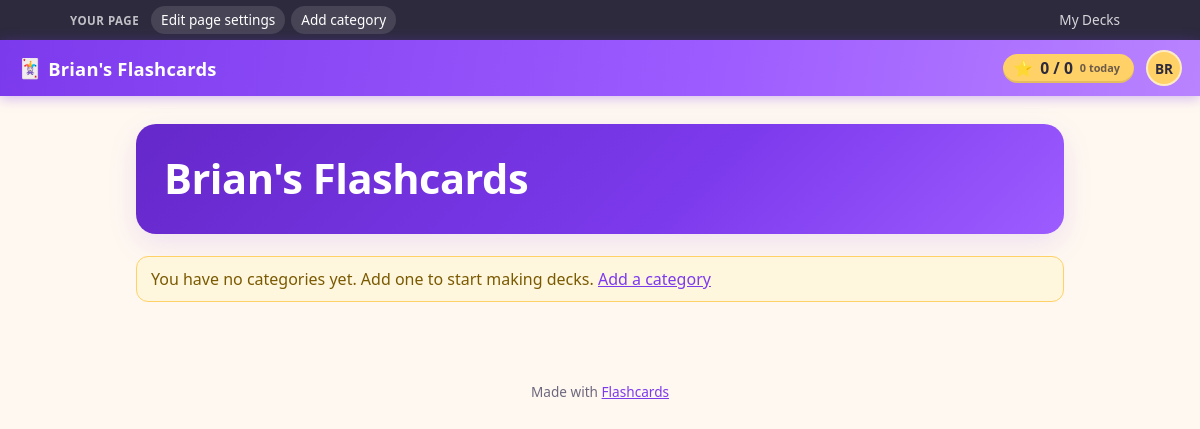
Screenshot of /brian/ (signed in) with the database file from the repository.
### tables this page shows
CREATE TABLE sites (
  id INT AUTO_INCREMENT PRIMARY KEY,
  user_id INT NOT NULL UNIQUE,
  slug VARCHAR(50) NOT NULL UNIQUE,
  domain VARCHAR(255) DEFAULT NULL UNIQUE COMMENT 'Lowercase hostname, no scheme or port; NULL = path-only',
  title VARCHAR(150) NOT NULL,
  tagline VARCHAR(255) NOT NULL DEFAULT '',
  accent_color VARCHAR(20) NOT NULL DEFAULT 'violet' COMMENT 'Palette key, see SiteManagement::ACCENTS',
  is_public TINYINT(1) NOT NULL DEFAULT 1 COMMENT '0 = only the owner/admin can view the page',
  created_at DATETIME NOT NULL DEFAULT CURRENT_TIMESTAMP,
  updated_at DATETIME NOT NULL DEFAULT CURRENT_TIMESTAMP ON UPDATE CURRENT_TIMESTAMP,
  CONSTRAINT fk_sites_user FOREIGN KEY (user_id) REFERENCES users(id) ON DELETE CASCADE
);

CREATE TABLE users (
  id INT AUTO_INCREMENT PRIMARY KEY,
  first_name VARCHAR(100) NOT NULL,
  last_name VARCHAR(100) NOT NULL,
  email VARCHAR(255) DEFAULT NULL UNIQUE,
  password_hash VARCHAR(255) NOT NULL DEFAULT '',
  is_admin TINYINT(1) NOT NULL DEFAULT 0 COMMENT 'App administrator',
  email_verify_token VARCHAR(64) DEFAULT NULL,
  email_verified_at DATETIME DEFAULT NULL,
  password_reset_token_hash CHAR(64) DEFAULT NULL,
  password_reset_expires_at DATETIME DEFAULT NULL,
  created_at DATETIME NOT NULL DEFAULT CURRENT_TIMESTAMP
);

CREATE TABLE settings (
  id INT AUTO_INCREMENT PRIMARY KEY,
  key_name VARCHAR(191) NOT NULL UNIQUE,
  value LONGTEXT NULL,
  updated_at DATETIME NOT NULL DEFAULT CURRENT_TIMESTAMP ON UPDATE CURRENT_TIMESTAMP
);

### lib/SiteUI.php (the view, shortened to what the rows shown need)
<?php
require_once __DIR__ . '/../config.php';
require_once __DIR__ . '/../settings.php';
require_once __DIR__ . '/ApplicationUI.php';
require_once __DIR__ . '/ContentAccess.php';
require_once __DIR__ . '/ManageUI.php';
require_once __DIR__ . '/SiteResolver.php';
require_once __DIR__ . '/UserContext.php';
final class SiteUI {
    private static function h($s): string {
        return htmlspecialchars((string)($s ?? ''), ENT_QUOTES, 'UTF-8');
    }
    public static function pageStart(array $site, string $basePath, string $title, array $categories, array $crumbs = [], array $ownerActions = []): void {
        $siteTitle = (string)$site['title'];
        $u = current_user();
        $ctx = UserContext::getLoggedInUserContext();
        $home = SiteResolver::urlFor($basePath);
        echo ApplicationUI::headHtml($title === '' ? $siteTitle : $title . ' - ' . $siteTitle, $site);
        echo '<body class="public-page">';
        if (ContentAccess::canEdit($ctx, (int)$site['user_id'])) {
            echo self::ownerBarHtml($site, $ownerActions);
        }
        echo '<header class="topbar">';
        echo '<a class="brand" href="' . self::h($home) . '"><span class="brand-mark" aria-hidden="true">&#127183;</span> ' . self::h($siteTitle) . '</a>';
        echo '<div class="topbar-right">';
        if ($u) {
            echo self::scoreChipHtml((int)$u['id']);
            $initials = strtoupper((string)substr((string)($u['first_name'] ?? ''), 0, 1) . (string)substr((string)($u['last_name'] ?? ''), 0, 1));
            $name = trim((string)($u['first_name'] ?? '') . ' ' . (string)($u['last_name'] ?? ''));
            echo '<span class="menu-wrap">'
               . '<button type="button" id="profileToggle" class="avatar" aria-expanded="false" aria-controls="profileMenu" title="' . self::h($name) . '" aria-label="Account menu for ' . self::h($name) . '">' . self::h($initials) . '</button>'
               . '<span id="profileMenu" class="popup-menu popup-menu-right hidden" role="menu" aria-hidden="true">'
               .   '<a href="/manage/" role="menuitem">My Decks</a>'
               .   '<a href="/progress/" role="menuitem">Stats</a>'
               .   '<a href="/profile/change_password.php" role="menuitem">Change Password</a>'
               .   '<a href="/logout.php" role="menuitem">Logout</a>'
               . '</span>'
               . '</span>';
        } else {
            echo '<a class="button small" href="/login.php?next=' . self::h(urlencode(self::currentPath())) . '">Sign in</a>';
        }
        echo '</div></header>';
        echo '<div class="content"><main>';
    }
    public static function pageEnd(): void {
        echo '</main></div>';
        echo '<footer class="small muted" style="text-align:center;padding:20px 16px 40px">Made with <a href="/">' . self::h(Settings::siteTitle()) . '</a></footer>';
        echo '</body></html>';
    }
    public static function ownerBarHtml(array $site, array $actions): string {
        $ctx = UserContext::getLoggedInUserContext();
        $ownerId = (int)$site['user_id'];
        $isOwner = $ctx !== null && $ctx->id === $ownerId;
        $html = '<div class="owner-bar"><div class="owner-bar-inner">';
        $html .= '<span class="owner-bar-label">' . ($isOwner ? 'Your page' : 'Owner tools') . '</span>';
        foreach ($actions as $a) {
            $label = self::h($a['label']);
            if (isset($a['post'])) {
                $html .= '<form method="post" action="' . self::h($a['post']) . '" class="owner-bar-form">'
                       . '<input type="hidden" name="csrf" value="' . self::h(csrf_token()) . '">';
                foreach ($a['fields'] ?? [] as $name => $value) {
                    $html .= '<input type="hidden" name="' . self::h($name) . '" value="' . self::h($value) . '">';
                }
                $html .= '<button type="submit" class="owner-bar-link' . (!empty($a['danger']) ? ' danger' : '') . '"'
                       . (!empty($a['confirm']) ? ' data-confirm="' . self::h($a['confirm']) . '"' : '')
                       . '>' . $label . '</button></form>';
            } else {
                $html .= '<a class="owner-bar-link" href="' . self::h($a['href']) . '">' . $label . '</a>';
            }
        }
        $html .= '<a class="owner-bar-link owner-bar-right" href="' . self::h(ManageUI::dashboardUrl($ownerId)) . '">My Decks</a>';
        $html .= '</div></div>';
        return $html;
    }
    private static function scoreChipHtml(int $userId): string {
        if (!class_exists('CardProgress', false) && is_file(__DIR__ . '/CardProgress.php')) {
            require_once __DIR__ . '/CardProgress.php';
        }
        return ApplicationUI::scoreChipHtml($userId);
    }
}

### lib/SitePages.php (shortened to what the rows shown need)
<?php
require_once __DIR__ . '/../config.php';
require_once __DIR__ . '/ImageStorage.php';
require_once __DIR__ . '/ContentAccess.php';
require_once __DIR__ . '/SiteResolver.php';
require_once __DIR__ . '/SiteUI.php';
require_once __DIR__ . '/UserContext.php';
final class SitePages {
    private static function h($s): string {
        return htmlspecialchars((string)($s ?? ''), ENT_QUOTES, 'UTF-8');
    }
    public static function render(array $resolved, string $path): void {
        $site = $resolved['site'];
        $base = (string)$resolved['base_path'];
        current_user();
        $ctx = UserContext::getLoggedInUserContext();
        $ownerId = (int)$site['user_id'];
        $canEdit = ContentAccess::canEdit($ctx, $ownerId);
        $split = SiteResolver::splitPath($path);
        [$catSlug, $subSlug] = $split;
        $categories = CategoryManagement::listForUser($ownerId, !$canEdit);
        if ($catSlug === null) {
            self::homePage($site, $base, $canEdit, $categories);
            return;
        }
    }
    private static function homePage(array $site, string $base, bool $canEdit, array $categories): void {
        $here = SiteResolver::urlFor($base);
        $ownerActions = [
            ['label' => 'Edit page settings', 'href' => '/manage/site_settings.php?site_id=' . (int)$site['id']],
            ['label' => 'Add category', 'href' => '/manage/category_add.php?user_id=' . (int)$site['user_id'] . '&next=' . urlencode($here)],
        ];
        SiteUI::pageStart($site, $base, '', $categories, [], $canEdit ? $ownerActions : []);
        echo '<section class="hero">';
        echo '<h1 class="hero-title">' . self::h($site['title']) . self::privateBadge(empty($site['is_public'])) . '</h1>';
        echo '</section>';
        if ($categories === []) {
            echo self::emptyStateHtml(
                $canEdit,
                'No decks here yet.',
                'You have no categories yet. Add one to start making decks.',
                '/manage/category_add.php?user_id=' . (int)$site['user_id'] . '&next=' . urlencode($here),
                'Add a category'
            );
        }
        SiteUI::pageEnd();
    }
    private static function privateBadge(bool $isPrivate): string {
        return $isPrivate ? ' <span class="badge draft">Private</span>' : '';
    }
    private static function emptyStateHtml(bool $canEdit, string $visitorText, string $ownerText, string $ownerUrl, string $ownerLabel): string {
        return '<div class="notice">' . self::h($ownerText) . ' <a href="' . self::h($ownerUrl) . '">' . self::h($ownerLabel) . '</a></div>';
    }
}

### rows the page displays
sites: title "Brian's Flashcards"
users: self::h($initials) "BR"
settings: value "Flashcards"

### other values shown
$label "Edit page settings"
$label "Add category"
$score['mastered'] "0"
$score['total_cards'] "0"
$score['reviewed_today'] "0"
self::h($ownerText) "You have no categories yet. Add one to start making decks."
self::h($ownerLabel) "Add a category"
